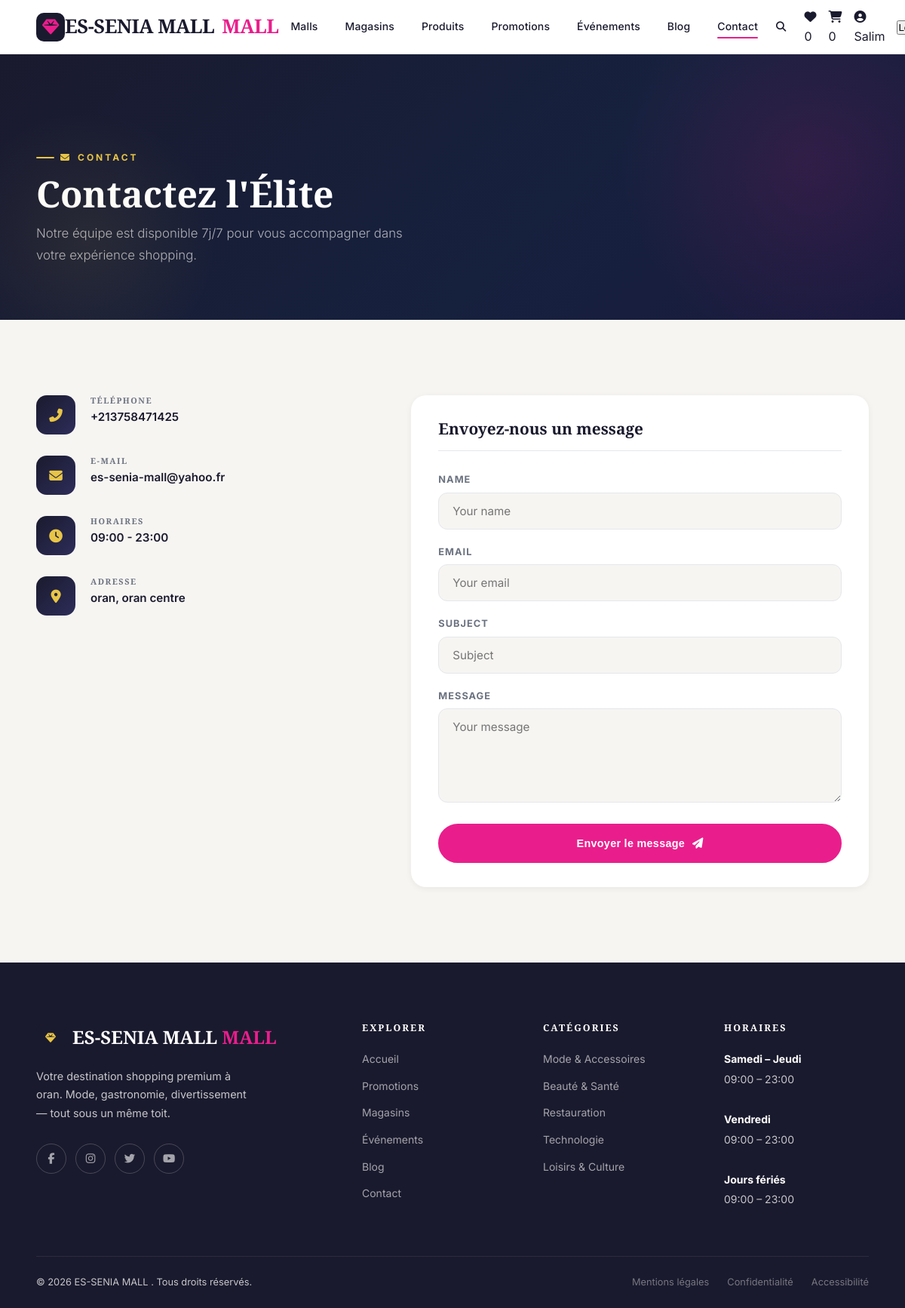
The app's page /mall/es-senia-mall/contact/ (signed in) with its own data.
### centre_commercial/models.py (models this page shows, shortened)
class Mall(models.Model):
    CITIES = [
        ('constantine', 'Constantine'),
        ('alger', 'Alger'),
        ('oran', 'Oran'),
        ('annaba', 'Annaba'),
        ('setif', 'Sétif'),
        ('autre', 'Autre'),
    ]
    manager = models.ForeignKey(User,on_delete=models.CASCADE, null=True, blank=True, related_name='malls')
    name = models.CharField(max_length=200)
    slug = models.SlugField(unique=True, blank=True)
    city = models.CharField(max_length=50, choices=CITIES)
    region = models.CharField(max_length=100)
    address = models.CharField(max_length=300)
    image = models.ImageField(upload_to='malls/', blank=True, null=True)
    bg_color = models.CharField(max_length=200, default="linear-gradient(135deg,#1a1a2e,#2d1f6e)",
                                  verbose_name="Gradient CSS (fallback image)",
                                  help_text="Ex: linear-gradient(135deg,#1a1a2e,#e91e8c)")
    description_short = models.CharField(max_length=180, blank=True)
    description = models.TextField(blank=True, default="Description of the mall", help_text="Description of the mall", verbose_name="Description")
    is_actif = models.BooleanField(default=False)
    is_open = models.BooleanField(default=True)
    is_featured = models.BooleanField(default=False)
    badge           = models.CharField(max_length=40, blank=True, verbose_name="Badge (ex: New, Phare)")
    observation     = models.TextField(blank=True, default="", help_text="En cas de fermeture ou autre",verbose_name="Observation",)
    phone        = models.CharField(max_length=20, blank=True, null=True, verbose_name="Phone")
    email            = models.EmailField(blank=True, null=True)
    website         = models.URLField(blank=True, null=True)
    opening_time = models.TimeField()
    closing_time = models.TimeField()
    number_of_shops = models.IntegerField(default=0)
    number_of_parking_spaces = models.IntegerField(default=0)
    created_at = models.DateTimeField(auto_now_add=True)
    updated_at = models.DateTimeField(auto_now=True)
    opening_date = models.DateField(blank=True, null=True, verbose_name="Opening date (if future)")
    class Meta:
        verbose_name = "Centre Commercial (Mall)"
        verbose_name_plural = "Centres Commerciaux (Malls)"
        ordering = ['-is_featured', 'name']

### centre_commercial/views.py (the view, shortened to what this page needs)
# urls.py: path('contact/', views.ContactMessageCreateView.as_view(), name='contact_message_create'),
class ContactMessageCreateView(CreateView):
    model = ContactMessage
    form_class = ContactForm
    template_name = 'mall/contact_message.html'
    def dispatch(self, request, *args, **kwargs):
        self.mall = None
        mall_slug = self.kwargs.get('slug')
        if mall_slug:
            self.mall = get_object_or_404(Mall, slug=mall_slug)
        return super().dispatch(request, *args, **kwargs)
    def get_context_data(self, **kwargs):
        context = super().get_context_data(**kwargs)
        context['mall'] = self.mall  # ممكن تكون None
        return context

### centre_commercial/forms.py
class ContactForm(forms.ModelForm):
    class Meta:
        model = ContactMessage
        fields = ['name', 'email', 'subject', 'message']
        widgets = {
            'name':     forms.TextInput(attrs={'placeholder': 'Your name'}),
            'email':   forms.EmailInput(attrs={'placeholder': 'Your email'}),
            'subject':   forms.TextInput(attrs={'placeholder': 'Subject'}),
            'message': forms.Textarea(attrs={'placeholder': 'Your message', 'rows': 5}),
        }

### centre_commercial/context_processors.py (called while the page is built)
def cart_processor(request):
    cart_count = 0
    if request.user.is_authenticated:
        order = Order.objects.filter(user=request.user, status='pending').first()
        if order:
            cart_count = sum(item.quantity for item in order.items.all())
    return {
        'cart_count': cart_count
    }

def wishlist_processor(request):
    wishlist_count = 0
    mall_slug = None
    if request.user.is_authenticated:
        wishlist = getattr(request.user, 'wishlist', None)
        if wishlist:
            wishlist_count = wishlist.products.count()
    if request.resolver_match:
        mall_slug = request.resolver_match.kwargs.get('mall_slug')
    return {
        'wishlist_count': wishlist_count,
        'mall_slug': mall_slug
    }

### templates/mall/contact_message.html (shortened to what this page needs)
{% extends 'base.html' %}
{% block content %}
<section class="ym-page-hero">
  <div class="ym-container">
    <p class="ym-eyebrow"><i class="fas fa-envelope"></i> Contact</p>
    <h1 class="ym-section-title">Contactez l'Élite</h1>
    <p class="ym-section-subtitle">Notre équipe est disponible 7j/7 pour vous accompagner dans votre expérience shopping.</p>
  </div>
</section>
<section class="ym-section ym-section--gray">
  <div class="ym-container">
    <div class="ym-contact-layout">
      <div class="ym-contact-info ym-reveal">
        <div class="ym-contact-info-block">
          <div class="ym-info-icon ym-info-icon--lg"><i class="fas fa-phone-alt"></i></div>
          <div>
            <h3 class="ym-info-label">Téléphone</h3>
            <p class="ym-info-value">{{mall.phone}}</p>
          </div>
        </div>
        <div class="ym-contact-info-block">
          <div class="ym-info-icon ym-info-icon--lg"><i class="fas fa-envelope"></i></div>
          <div>
            <h3 class="ym-info-label">E-mail</h3>
            <p class="ym-info-value">{{mall.email}}</p>
          </div>
        </div>
        <div class="ym-contact-info-block">
          <div class="ym-info-icon ym-info-icon--lg"><i class="fas fa-clock"></i></div>
          <div>
            <h3 class="ym-info-label">Horaires</h3>
            <p class="ym-info-value">{{mall.opening_time}} - {{mall.closing_time}}</p>
          </div>
        </div>
        <div class="ym-contact-info-block">
          <div class="ym-info-icon ym-info-icon--lg"><i class="fas fa-map-marker-alt"></i></div>
          <div>
            <h3 class="ym-info-label">Adresse</h3>
            <p class="ym-info-value">{{ mall.city }}, {{ mall.region }} </p>
          </div>
        </div>
      </div>
      <div class="ym-contact-form-wrap ym-reveal">
        <div class="ym-detail-card">
          <h2 class="ym-detail-section-title" style="margin-bottom:28px;">Envoyez-nous un message</h2>
          <form method="post" class="ym-contact-form">
            {% for field in form %}
            <div class="ym-form-group">
              <label class="ym-form-label" for="{{ field.id_for_label }}">{{ field.label }}</label>
              {{ field }}
            </div>
            {% endfor %}
            <button type="submit" class="ym-btn ym-btn--primary" style="width:100%; justify-content:center; margin-top:8px;">
              Envoyer le message <i class="fas fa-paper-plane ym-btn__icon"></i>
            </button>
          </form>
        </div>
      </div>
    </div>
  </div>
</section>
{% endblock %}

### templates/base.html (shortened to what this page needs)
{% load static %}
<!DOCTYPE html>
<html lang="fr">
<head>
  <link rel="stylesheet" href="https://cdnjs.cloudflare.com/ajax/libs/font-awesome/6.5.0/css/all.min.css">
  <link rel="stylesheet" href="{% static 'css/main.css' %}">
  <link rel="stylesheet" href="{% static 'css/portal.css' %}">
</head>
<body>
<header id="ym-navbar" class="ym-navbar" role="banner">
<a href="{% url 'home' %}" class="ym-navbar__brand">
    <span class="ym-navbar__brand-icon">
      <i class="fas fa-gem fa-sm"></i>
    </span>
</a>
{% if mall %}
  <a href="{% url 'mall' mall.slug %}" class="ym-navbar__brand">
     {{ mall.name }} <span>MALL</span>
    </a>
{% else %}
<a href="{% url 'home' %}" class="ym-navbar__brand">
    BB <span>Shopping</span>
  </a>
{% endif %}
  <nav>
    <ul class="ym-navbar__nav">
      <li><a href="{% url 'mall_list' %}">Malls</a></li>
      <li><a href="{% if mall %}{% url 'shops_by_mall' mall.slug %}{% else %}{% url 'shops_all' %}{% endif %}">Magasins</a></li>
      <li><a href="{% if mall %}{% url 'products_by_mall' mall.slug %}{% else %}{% url 'products_all' %}{% endif %}">Produits</a></li>
      <li><a href="{% if mall %}{% url 'promotions_by_mall' mall.slug %}{% else %}{% url 'promotions_all' %}{% endif %}">Promotions</a></li>
      <li><a href="{% if mall %}{% url 'events_by_mall' mall.slug %}{% else %}{% url 'events_all' %}{% endif %}">Événements</a></li>
      <li><a href="{% if mall %}{% url 'blogs_by_mall' mall.slug %}{% else %}{% url 'blogs_all' %}{% endif %}">Blog</a></li>
     <li>
      {% if mall %}
      <a href="{% url 'contact_message_create_by_mall' mall.slug %}" >Contact </a>
      {% else %}
      <a href="{% url 'contact_message_create' %}" >Contact </a>
      {% endif %}
     </li>
    </ul>
  </nav>
  <div class="ym-navbar__actions">
    <button class="ym-navbar__search-btn">
      <i class="fas fa-search"></i>
    </button>
    {% if user.is_authenticated %}
        <a href="{% url 'wishlist'%}" class="wishlist-icon">
          <i class="fas fa-heart"></i>
          <span class="wishlist-badge">{{ wishlist_count|default:"0" }}</span>
        </a>
      <a href="{% url 'cart' %}" class="cart-link">
        <i class="fas fa-shopping-cart"></i>
        <span class="cart-badge">{{ cart_count|default:"0" }}</span>
      </a>
      <a href="{% url 'user_update' user.username %}" class="ym-split-btn-main">
        <i class="fas fa-user-circle"></i> {{ user.username }}
      </a>
      <form action="{% url 'logout' %}" method="post">
        <button type="submit" class="ym-split-btn-main">Logout</button>
      </form>
    {% endif %}
  </div>
</header>
<main id="main-content" {% block main_attrs %}class="ym-main-content" style="margin-top:72px"{% endblock %}>
  {% block content %}
  {% endblock %}
</main>
<footer class="ym-footer" role="contentinfo">
  <div class="ym-container">
    <div class="ym-footer__grid">
      <div>
        <div class="ym-footer__brand">
          <span class="ym-navbar__brand-icon"><i class="fas fa-gem fa-sm"></i></span>
          <span class="ym-footer__brand-name">{% if mall %}{{mall.name}} <span>MALL</span>{% else %}BB <span>Shopping</span>{% endif %}</span>
        </div>
        <p class="ym-footer__tagline">
          Votre destination shopping premium à {{mall.city}}. Mode, gastronomie, divertissement — tout sous un même toit.
        </p>
        <div class="ym-footer__social">
          <a href="#" class="ym-footer__social-link" aria-label="Facebook"><i class="fab fa-facebook-f"></i></a>
          <a href="#" class="ym-footer__social-link" aria-label="Instagram"><i class="fab fa-instagram"></i></a>
          <a href="#" class="ym-footer__social-link" aria-label="Twitter"><i class="fab fa-twitter"></i></a>
          <a href="#" class="ym-footer__social-link" aria-label="YouTube"><i class="fab fa-youtube"></i></a>
        </div>
      </div>
      <div>
        <h3 class="ym-footer__heading">Explorer</h3>
        <ul class="ym-footer__links">
          {% if mall and mall.slug %}
            <li><a href="{% url 'mall' mall.slug %}">Accueil</a></li>
            <li><a href="{% url 'promotions_by_mall' mall.slug %}">Promotions</a></li>
            <li><a href="{% url 'shops_by_mall' mall.slug %}">Magasins</a></li>
            <li><a href="{% url 'events_by_mall' mall.slug %}">Événements</a></li>
            <li><a href="{% url 'blogs_by_mall' mall.slug %}">Blog</a></li>
            <li><a href="{% url 'contact_message_create_by_mall' mall.slug %}">Contact</a></li>
          {% else %}
            <li><a href="{% url 'home' %}">Accueil</a></li>
            <li><a href="{% url 'promotions_all' %}">Promotions</a></li>
            <li><a href="{% url 'shops_all' %}">Magasins</a></li>
            <li><a href="{% url 'events_all' %}">Événements</a></li>
            <li><a href="{% url 'blogs_all' %}">Blog</a></li>
          {% endif %}
        </ul>
      </div>
      <div>
        <h3 class="ym-footer__heading">Catégories</h3>
        <ul class="ym-footer__links">
          <li><a href="{% url 'shops_all' %}?category=mode">Mode & Accessoires</a></li>
          <li><a href="{% url 'shops_all' %}?category=beaute">Beauté & Santé</a></li>
          <li><a href="{% url 'shops_all' %}?category=restauration">Restauration</a></li>
          <li><a href="{% url 'shops_all' %}?category=technologie">Technologie</a></li>
          <li><a href="{% url 'shops_all' %}?category=loisirs">Loisirs & Culture</a></li>
        </ul>
      </div>
      <div>
        <h3 class="ym-footer__heading">Horaires</h3>
        <div class="ym-footer__hours">
          <p><strong>Samedi – Jeudi</strong><br>{{mall.opening_time}} – {{mall.closing_time}}</p>
          <br>
          <p><strong>Vendredi</strong><br>{{mall.opening_time}} – {{mall.closing_time}}</p>
          <br>
          <p><strong>Jours fériés</strong><br>{{mall.opening_time}} – {{mall.closing_time}}</p>
        </div>
      </div>
    </div>
    <div class="ym-footer__bottom">
      <p>© {% now "Y" %} {{mall.name}} . Tous droits réservés.</p>
      <div class="ym-footer__legal">
        <a href="#">Mentions légales</a>
        <a href="#">Confidentialité</a>
        <a href="#">Accessibilité</a>
      </div>
    </div>
  </div>
</footer>
</body>
</html>

### records on screen
Mall: name "ES-SENIA MALL", phone "+213758471425", email "es-senia-mall@yahoo.fr", opening_time "09:00", closing_time "23:00", city "oran", region "oran centre"

### other values on screen
{{ wishlist_count|default:"0" }} "0"
{{ cart_count|default:"0" }} "0"
{{ user.username }} "Salim"
{{ field.label }} "NAME" "EMAIL" "SUBJECT" "MESSAGE"
